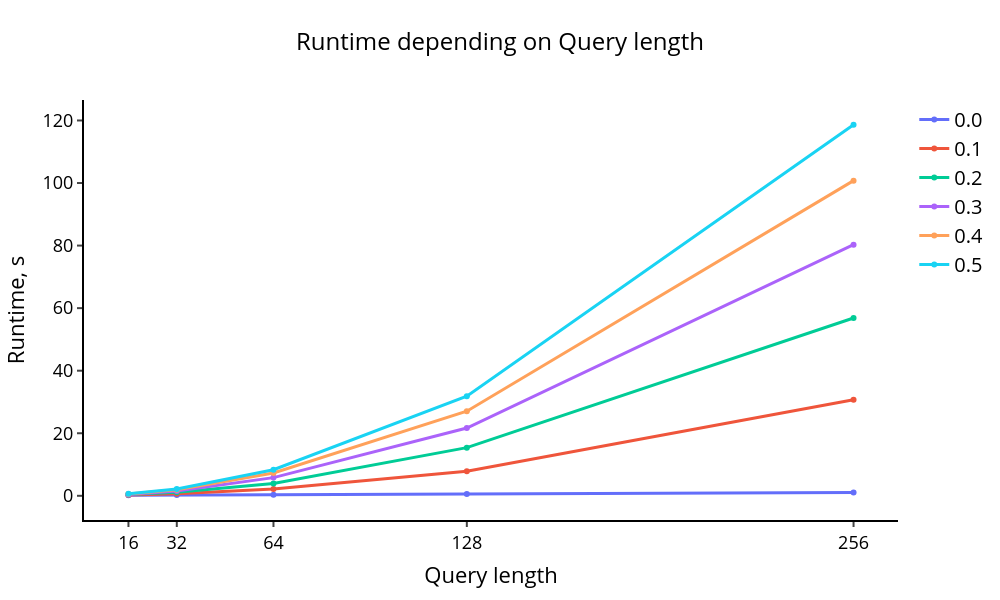

Notebook cell for this chart:
### Code cell
comparison_param = np.array(r_list)

visualize_plot_times(times_exp2, comparison_param, exp2_params)

### Figure 1 — Plotly figure (JSON) as saved in the notebook; plotly's stock layout.template omitted (floating-point values rounded to 4 significant figures)
{"data": [{"line": {"width": 3}, "name": "0.0", "type": "scatter", "x": [16, 32, 64, 128, 256], "y": [0.1759, 0.2789, 0.3678, 0.6018, 1.061]}, {"line": {"width": 3}, "name": "0.1", "type": "scatter", "x": [16, 32, 64, 128, 256], "y": [0.2315, 0.6842, 2.184, 7.873, 30.73]}, {"line": {"width": 3}, "name": "0.2", "type": "scatter", "x": [16, 32, 64, 128, 256], "y": [0.3836, 1.126, 3.931, 15.39, 56.84]}, {"line": {"width": 3}, "name": "0.3", "type": "scatter", "x": [16, 32, 64, 128, 256], "y": [0.4417, 1.515, 5.813, 21.66, 80.3]}, {"line": {"width": 3}, "name": "0.4", "type": "scatter", "x": [16, 32, 64, 128, 256], "y": [0.5519, 1.942, 7.294, 27.05, 100.8]}, {"line": {"width": 3}, "name": "0.5", "type": "scatter", "x": [16, 32, 64, 128, 256], "y": [0.6838, 2.187, 8.329, 31.85, 118.6]}], "layout": {"height": 600, "legend": {"font": {"color": "black", "size": 20}}, "paper_bgcolor": "rgba(0, 0, 0, 0)", "plot_bgcolor": "rgba(0, 0, 0, 0)", "title": {"font": {"color": "black", "size": 24}, "text": "Runtime depending on Query length", "x": 0.5, "xanchor": "center"}, "width": 1000, "xaxis": {"autorange": true, "linecolor": "#000", "linewidth": 2, "range": [1.286, 270.7], "showgrid": false, "tickfont": {"color": "black", "size": 18}, "ticks": "outside", "tickvals": [16, 32, 64, 128, 256], "tickwidth": 2, "title": {"font": {"color": "black", "size": 22}, "text": "Query length"}, "type": "linear"}, "yaxis": {"autorange": true, "linecolor": "#000", "linewidth": 2, "range": [-7.737, 126.5], "showgrid": false, "tickfont": {"color": "black", "size": 18}, "ticks": "outside", "tickwidth": 2, "title": {"font": {"color": "black", "size": 22}, "text": "Runtime, s"}, "type": "linear", "zeroline": false}}}
